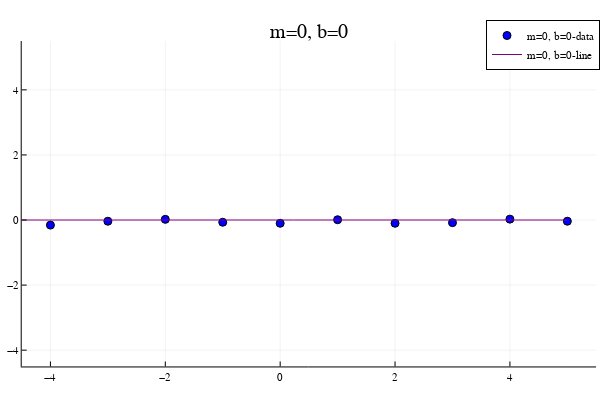

The code cell stored with this chart in its notebook:
### Markdown cell above
## Predicting new data

We can use `Gen.generate` to generate a trace where certain random choices are
constrained to given values. This is done by way of a `Gen.choicemap`.

### Code cell
constraints = Gen.choicemap()
constraints[:slope] = 0.
constraints[:intercept] = 0
(trace, _) = Gen.generate(model_linear, (xs, ), constraints)

plot(size(600, 600))
render_line(trace, "m=0, b=0")

### Figure 1 — Plotly figure (JSON) as saved in the notebook; plotly's stock layout.template omitted (floating-point values rounded to 4 significant figures)
{"data": [{"colorbar": {"title": {"text": ""}}, "legendgroup": "m=0, b=0-data", "marker": {"color": "rgba(0, 0, 255, 1.000)", "line": {"color": "rgba(0, 0, 0, 1)", "width": 1}, "size": 8, "symbol": "circle"}, "mode": "markers", "name": "m=0, b=0-data", "showlegend": true, "type": "scatter", "x": [-5, -4, -3, -2, -1, 0, 1, 2, 3, 4, 5], "xaxis": "x", "y": [0.07745, -0.1567, -0.03709, 0.0198, -0.06858, -0.1007, 0.008704, -0.1007, -0.08054, 0.02726, -0.03632], "yaxis": "y", "zmax": null, "zmin": null}, {"colorbar": {"title": {"text": ""}}, "legendgroup": "m=0, b=0-line", "line": {"color": "rgba(128, 0, 128, 1.000)", "dash": "solid", "shape": "linear", "width": 1}, "mode": "lines", "name": "m=0, b=0-line", "showlegend": true, "type": "scatter", "x": [-5, 5], "xaxis": "x", "y": [0, 0], "yaxis": "y", "zmax": null, "zmin": null}], "layout": {"annotations": [{"font": {"color": "rgba(0, 0, 0, 1)", "family": "sans-serif", "size": 20}, "rotation": 0, "showarrow": false, "text": "m=0, b=0", "x": 0.5148, "xanchor": "center", "xref": "paper", "y": 1, "yanchor": "top", "yref": "paper"}], "height": 400, "legend": {"bgcolor": "rgba(255, 255, 255, 1.000)", "bordercolor": "rgba(0, 0, 0, 1)", "borderwidth": 1, "font": {"color": "rgba(0, 0, 0, 1)", "family": "sans-serif", "size": 11}, "title": {"font": {"color": "rgba(0, 0, 0, 1)", "family": "sans-serif", "size": 15}, "text": ""}, "tracegroupgap": 0, "traceorder": "normal", "x": 1, "xanchor": "auto", "y": 1, "yanchor": "auto"}, "margin": {"b": 20, "l": 0, "r": 0, "t": 20}, "paper_bgcolor": "rgba(255, 255, 255, 1.000)", "plot_bgcolor": "rgba(255, 255, 255, 1.000)", "showlegend": true, "width": 600, "xaxis": {"anchor": "y", "domain": [0.03619, 0.9934], "gridcolor": "rgba(0, 0, 0, 0.1)", "gridwidth": 0.5, "linecolor": "rgba(0, 0, 0, 1)", "mirror": false, "range": [-4.5, 5.5], "showgrid": true, "showline": true, "showticklabels": true, "tickangle": 0, "tickcolor": "rgb(0, 0, 0)", "tickfont": {"color": "rgba(0, 0, 0, 1)", "family": "sans-serif", "size": 11}, "tickmode": "array", "ticks": "inside", "ticktext": ["−4", "−2", "0", "2", "4"], "tickvals": [-4, -2, 0, 2, 4], "title": {"font": {"color": "rgba(0, 0, 0, 1)", "family": "sans-serif", "size": 15}, "text": ""}, "type": "linear", "visible": true, "zeroline": false, "zerolinecolor": "rgba(0, 0, 0, 1)"}, "yaxis": {"anchor": "x", "domain": [0.03762, 0.9415], "gridcolor": "rgba(0, 0, 0, 0.1)", "gridwidth": 0.5, "linecolor": "rgba(0, 0, 0, 1)", "mirror": false, "range": [-4.5, 5.5], "showgrid": true, "showline": true, "showticklabels": true, "tickangle": 0, "tickcolor": "rgb(0, 0, 0)", "tickfont": {"color": "rgba(0, 0, 0, 1)", "family": "sans-serif", "size": 11}, "tickmode": "array", "ticks": "inside", "ticktext": ["−4", "−2", "0", "2", "4"], "tickvals": [-4, -2, 0, 2, 4], "title": {"font": {"color": "rgba(0, 0, 0, 1)", "family": "sans-serif", "size": 15}, "text": ""}, "type": "linear", "visible": true, "zeroline": false, "zerolinecolor": "rgba(0, 0, 0, 1)"}}}
